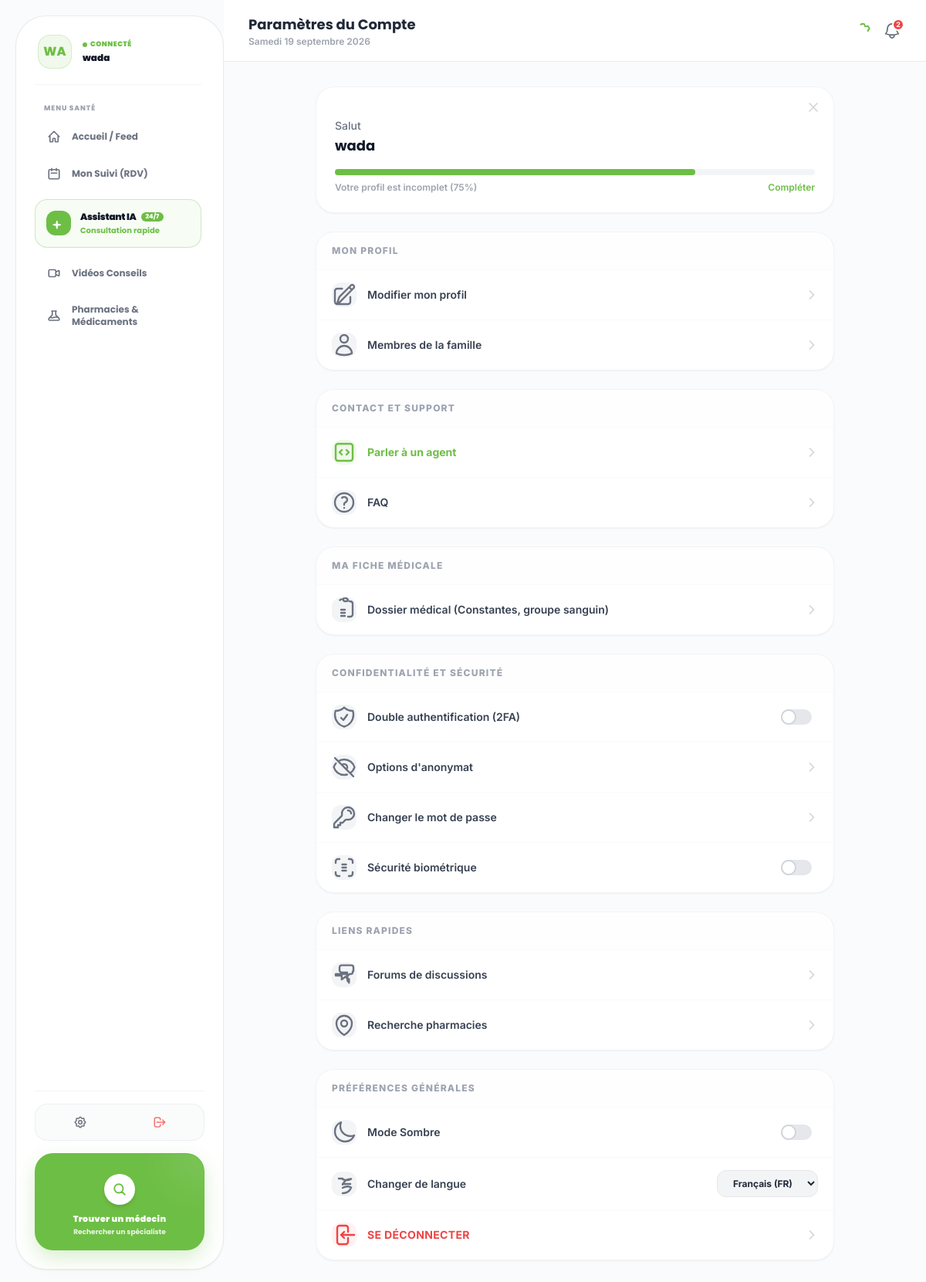
/patients/settings/ (signed in), run on an earlier commit of the app's database.
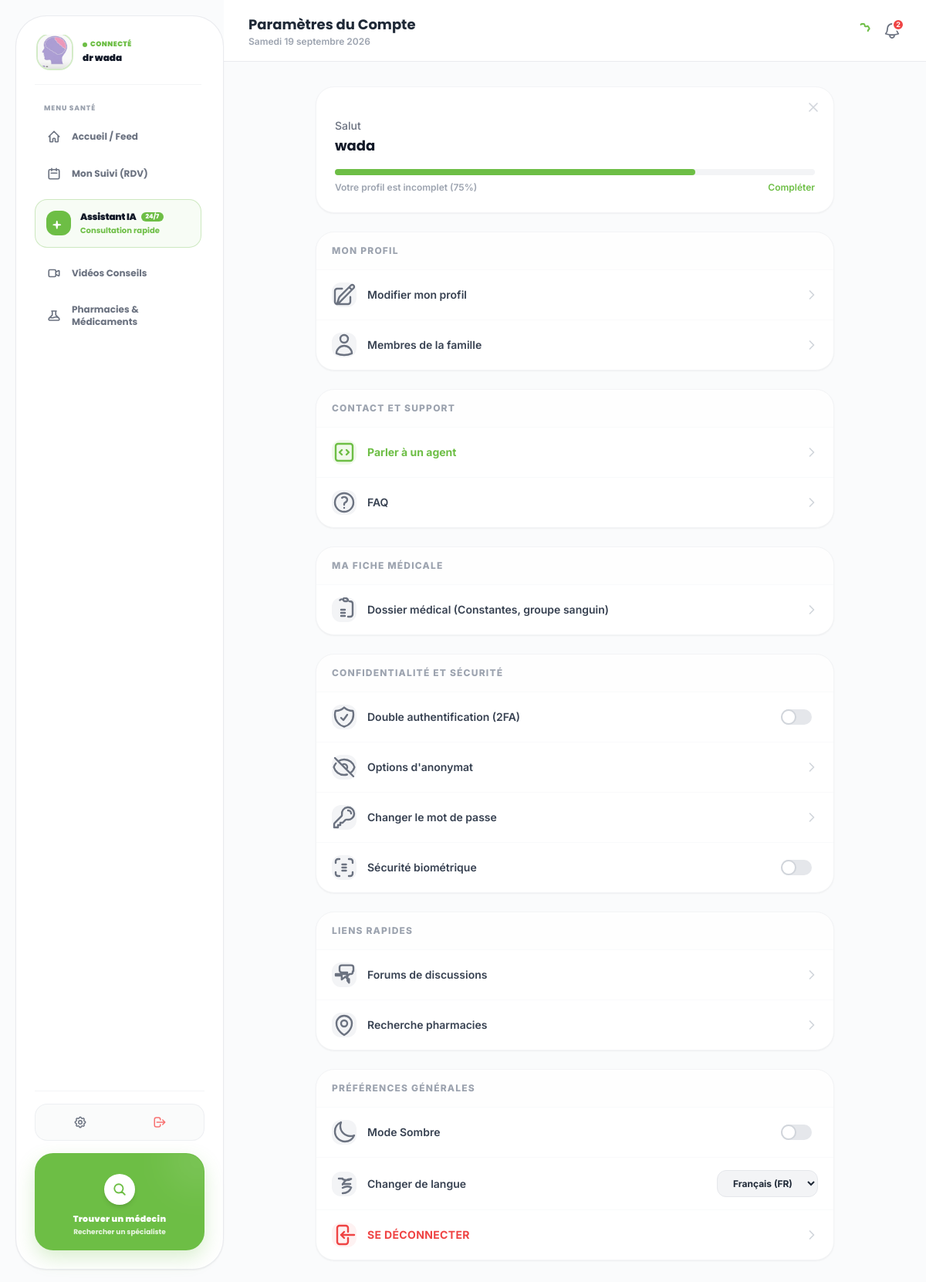
And on a later commit of the database.
### accounts/models.py (models this page shows, shortened)
class CustomUser(AbstractUser):
    email = models.EmailField(
        'adresse email',
        unique=True,
        error_messages={'unique': "Un utilisateur avec cette adresse email existe déjà."}
    )
    PATIENT = 'patient'
    MEDECIN = 'medecin'
    PHARMACIE = 'pharmacie'
    ADMIN = 'admin'
    ROLE_CHOICES = [
        (PATIENT, 'Patient'),
        (MEDECIN, 'Médecin'),
        (PHARMACIE, 'Pharmacie'),
        (ADMIN, 'Administrateur'),
    ]
    role = models.CharField(
        max_length=20,
        choices=ROLE_CHOICES,
        default=PATIENT,
        verbose_name="Rôle"
    )
    phone_number = models.CharField(
        max_length=20,
        blank=True,
        null=True,
        verbose_name="Numéro de téléphone"
    )
    profile_picture = models.ImageField(
        upload_to='profiles/',
        blank=True,
        null=True,
        verbose_name="Photo de profil"
    )
    dark_mode_enabled = models.BooleanField(
        default=False,
        verbose_name="Mode sombre activé"
    )

### patients/views.py (the view, shortened to what this page needs)
# urls.py: path('settings/', views.PatientSettingsView.as_view(), name='settings'),
class PatientSettingsView(LoginRequiredMixin, TemplateView):
    template_name = 'patients/settings.html'
    def get_context_data(self, **kwargs):
        context = super().get_context_data(**kwargs)
        context['pharmacies_list'] = User.objects.filter(role='pharmacie')
        return context
    def get(self, request, *args, **kwargs):
        profile_form = PatientProfileForm(instance=request.user)
        password_form = PasswordChangeForm(user=request.user)
        context = self.get_context_data(
            profile_form=profile_form,
            password_form=password_form,
            active_tab='profile'
        )
        return render(request, self.template_name, context)

### administration/context_processors.py (called while the page is built)
def site_appearance(request):
    appearance = SiteAppearance.objects.first()
    if not appearance:
        appearance = SiteAppearance.objects.create()
    return {
        'site_appearance': appearance
    }

### patients/templates/patients/settings.html (shortened to what the changed rows need)
{% load i18n static %}
<!DOCTYPE html>
<html lang="fr" class="{% if user.is_authenticated and user.dark_mode_enabled %}dark{% endif %}">
<head>
    <script src="{% static 'core/js/tailwindcss.js' %}"></script>
</head>
<body class="bg-gray-50/70 font-inter text-gray-800 antialiased overflow-hidden">
    <div class="flex h-screen overflow-hidden">
        {% include "patients/sidebar.html" %}
        <div class="flex-1 flex flex-col min-h-screen overflow-hidden">
            <header class="h-20 bg-white border-b border-gray-200/80 px-4 md:px-8 flex items-center justify-between flex-shrink-0 z-30 select-none">
                <div class="hidden lg:block">
                    <h2 class="text-lg font-bold font-poppins text-gray-800">{% translate "Paramètres du Compte" %}</h2>
                </div>
            </header>
            <main class="flex-1 overflow-y-auto p-4 md:p-8 pb-24 lg:pb-8 custom-scrollbar">
                <div class="max-w-2xl mx-auto space-y-6">
                    <div class="bg-white border border-gray-100 rounded-3xl p-5 md:p-6 shadow-sm relative overflow-hidden flex flex-col space-y-4 select-none">
                        <div>
                            <p class="text-sm text-gray-500 font-medium">Salut</p>
                            <h3 class="text-lg font-bold text-gray-900 font-poppins mt-0.5">{{ user.username }}</h3>
                        </div>
                    </div>
                    <div class="bg-white border border-gray-100 rounded-3xl shadow-sm overflow-hidden select-none">
                        <div class="divide-y divide-gray-50">
                            <div class="px-5 py-4 flex items-center justify-between">
                                <div class="relative inline-block w-10 mr-2 align-middle select-none transition duration-200 ease-in">
                                    <input type="checkbox" name="toggle" id="toggle-dark-mode" class="toggle-checkbox absolute block w-5 h-5 rounded-full bg-white border-2 border-gray-300 appearance-none cursor-pointer focus:outline-none" {% if user.dark_mode_enabled %}checked{% endif %}/>
                                    <label for="toggle-dark-mode" class="toggle-label block overflow-hidden h-5 rounded-full bg-gray-200 cursor-pointer"></label>
                                </div>
                            </div>
                        </div>
                    </div>
                </div>
            </main>
        </div>
    </div>
</body>
</html>

### patients/templates/patients/sidebar.html (shortened to what the changed rows need)
{% load i18n static %}
<aside id="desktop-modular-sidebar-patient" style="position: sticky; top: 1.25rem; align-self: flex-start; max-height: calc(100vh - 2.5rem); z-index: 40;" class="hidden lg:flex flex-col w-[270px] bg-white border border-gray-200/80 flex-shrink-0 sticky top-5 my-5 ml-5 h-[calc(100vh-2.5rem)] rounded-[2.5rem] shadow-sm p-6 select-none justify-between transition-all duration-300 font-poppins">
    <div class="overflow-y-auto custom-scrollbar pr-1 space-y-6">
        <div class="flex items-center space-x-3.5 pl-1 pb-5 border-b border-gray-100">
            {% if user.profile_picture %}
                <img class="h-11 w-11 rounded-2xl object-cover ring-2 ring-leaf-green/30 shadow-xs" src="{{ user.profile_picture.url }}" alt="{{ user.username }}">
            {% else %}
                <div class="h-11 w-11 rounded-2xl bg-leaf-light text-leaf-green flex items-center justify-center font-extrabold text-base border border-leaf-green/20">{{ user.username|slice:":2"|upper }}</div>
            {% endif %}
            <div class="overflow-hidden">
                <p class="text-[9px] text-leaf-green font-black uppercase tracking-wider flex items-center space-x-1">
                    <span class="w-1.5 h-1.5 rounded-full bg-leaf-green inline-block"></span>
                    <span>Connecté</span>
                </p>
                <h4 class="text-xs font-black text-gray-900 truncate mt-0.5">
                    {% if user.get_full_name %}{{ user.get_full_name }}{% else %}{{ user.username }}{% endif %}
                </h4>
            </div>
        </div>
    </div>
</aside>

What changed in the data, as far as the page shows it:
changed CustomUser "wada": profile_picture: picture added; get_full_name (not shown) → "dr wada"; username "WA" → (not shown); username "wada" → (not shown); last_name empty → "dr wada" (drawn)
